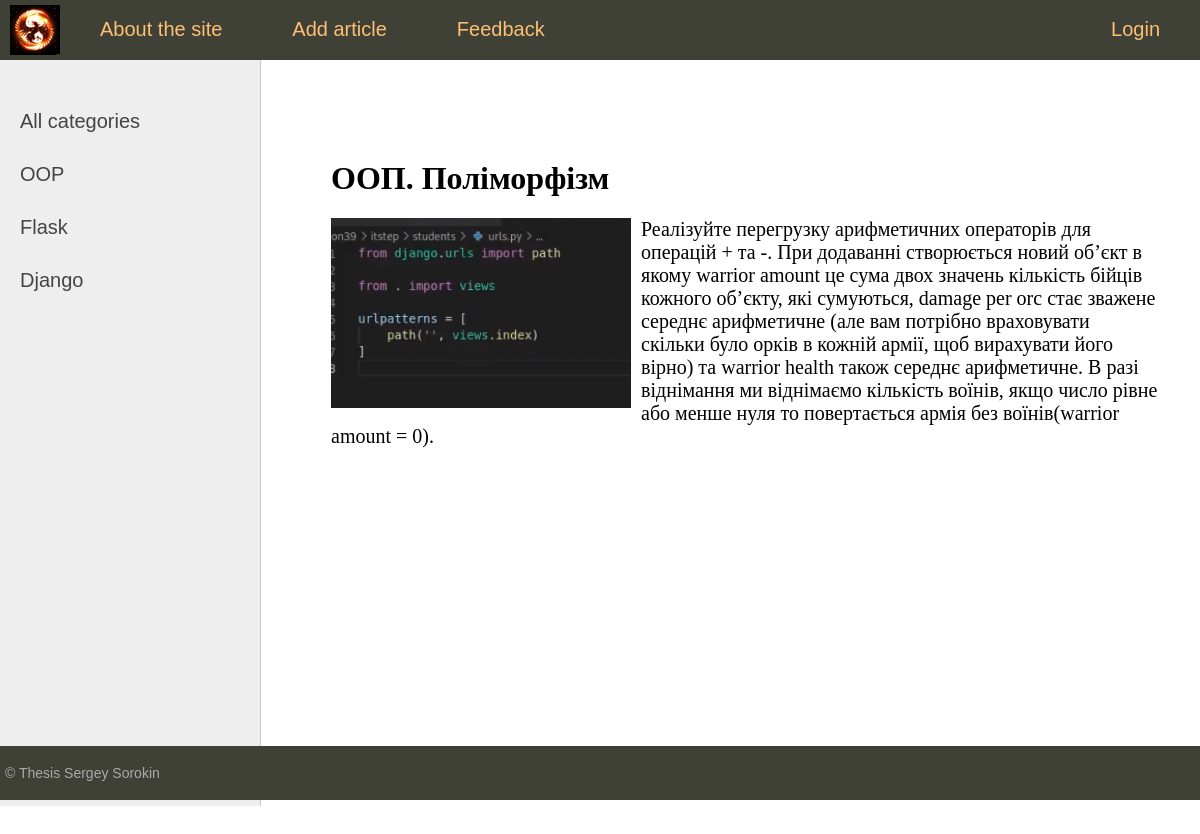
The app's page /post/oop-polimorfizm/ with its own data.
### itstep/models.py (models this page shows, shortened)
class Category(models.Model):
    name = models.CharField(max_length=100, db_index=True, verbose_name="Category")
    slug = models.SlugField(max_length=255, unique=True, db_index=True, verbose_name="URL")
    def get_absolute_url(self):
        return reverse('category', kwargs={'cat_slug': self.slug})
    class Meta:
        verbose_name = 'Category'
        verbose_name_plural = 'Categories'
        ordering = ['id']

class Exercises(models.Model):
    title = models.CharField(max_length=255, verbose_name='title')
    slug = models.SlugField(max_length=255, unique=True, db_index=True, verbose_name="URL")
    content = models.TextField(blank=True, verbose_name='content')
    photo = models.ImageField(upload_to="photos/", verbose_name='photo')
    time_create = models.DateTimeField(auto_now_add=True)
    time_update = models.DateTimeField(auto_now=True)
    is_published = models.BooleanField(default=True)
    cat = models.ForeignKey('Category',
                            on_delete=models.PROTECT)
    class Meta:
        verbose_name = 'My exercises'
        verbose_name_plural = 'My exercises'
        ordering = ['id']

### itstep/views.py (the view)
# urls.py: path('post/<slug:post_slug>/', show_post, name='post'),
def show_post(request, post_slug):
    post = get_object_or_404(Exercises, slug=post_slug)
    context = {
        'post': post,
        'menu': menu,
        'title': post.title,
        'cat_selected': None,
    }
    return render(request, 'itstep/post.html', context=context)

### itstep/templatetags/itstep_tags.py (called while the page is built)
@register.inclusion_tag('itstep/list_categories.html')
def show_categories(sort=None, cat_selected=0):
    if not sort:
        cats = Category.objects.all()
    else:
        cats = Category.objects.order_by(sort)
    return {"cats": cats, "cat_selected": cat_selected}

### itstep/templates/itstep/post.html
{% extends 'itstep/base.html' %}
{% block content %}
<h1>{{post.title}}</h1>
{% if post.photo %}
<p><img class="img-article-left" src="{{post.photo.url}}"></p>
{% endif %}
{% autoescape on %}
{{post.content|linebreaks}}
{% endautoescape %}
{% endblock %}

### itstep/templates/itstep/list_categories.html
{% for c in cats %}
{% if c.pk == cat_selected %}
<li class="selected">{{c.name}}</li>
{% else %}
<li><a href="{{ c.get_absolute_url }}">{{c.name}}</a></li>
{% endif %}
{% endfor %}

### itstep/static/itstep/css/styles.css (style rules this page uses)
html, body { font-family: 'Arial'; margin: 0; padding: 0; height: 100%; width: 100%; color: #444; }
a { color: #0059b2; text-decoration: none; }
img { max-width: 600px; height: auto; }
img.img-article-left { max-width: 300px; height: auto; float: left; padding: 0 10px 10px 0; }
.left-chapters ul li { margin: 30px 0 0 0; color: #999; }
.left-chapters ul li a { color: #444; text-decoration: none; }
.content-text h1 { font-size: 32px; }

### records on screen
Category: name "OOP"
Category: name "Flask"
Category: name "Django"
Exercises: title "ООП. Поліморфізм", photo (picture), content "Реалізуйте перегрузку арифметичних операторів для операцій + та -. При додаванні створюється новий об’єкт в якому warrior amount це сума двох значень кількість бійців кожного об’єкту, які сумуються, damage per orc стає зважене середнє арифметичне (але вам потрібно враховувати скільки було орків в кожній армії, щоб вирахувати його вірно) та warrior health також середнє арифметичне. В разі віднімання ми віднімаємо кількість воїнів, якщо число рівне або менше нуля то повертається армія без воїнів(warrior amount = 0)."

### other values on screen
{{ m.title }} "About the site" "Add article" "Feedback"
{{ m.title }} "Login"
